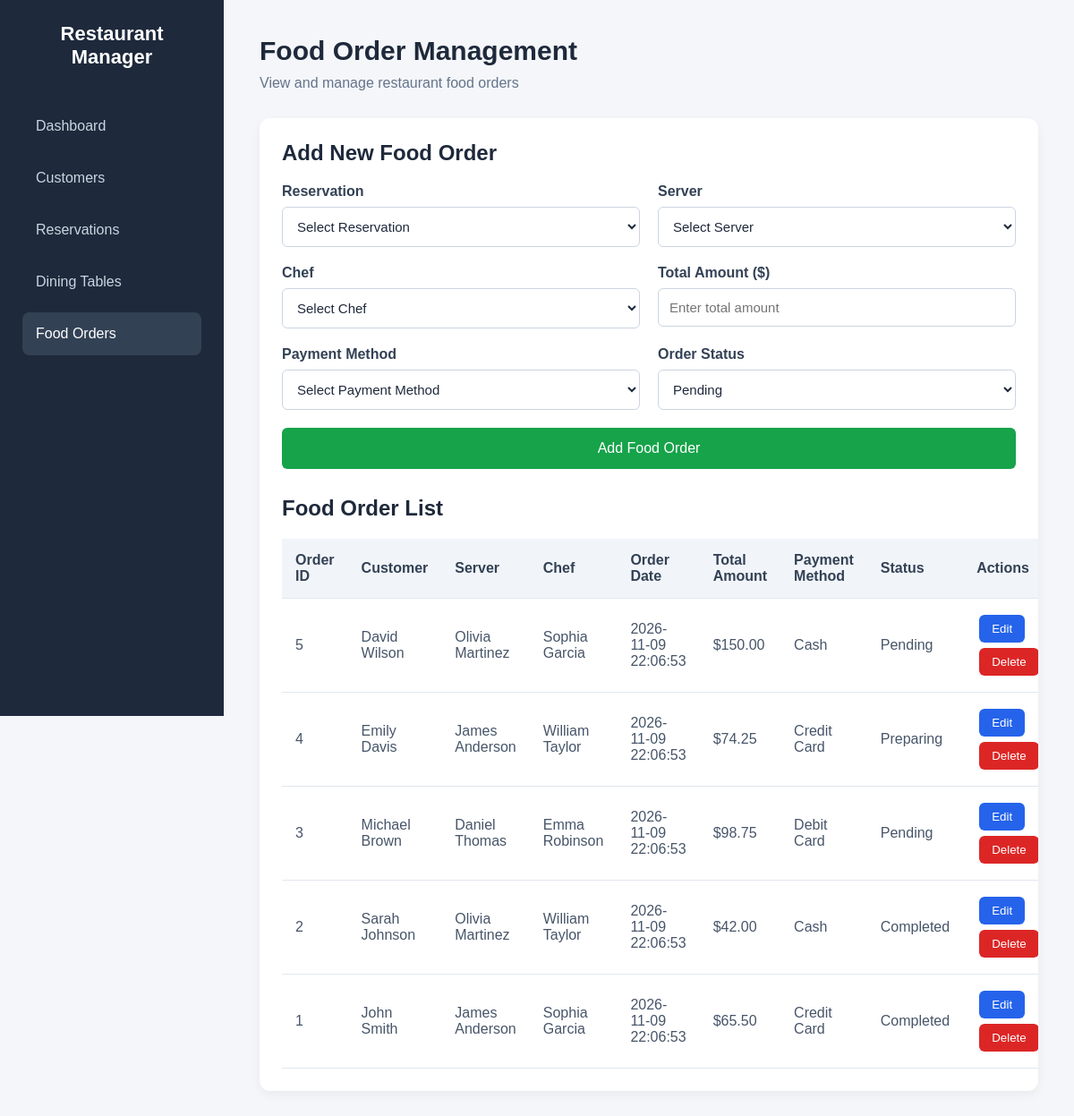
/orders.php, run on the app's committed database.
### tables this page shows
CREATE TABLE `FoodOrder` (
  `order_id` int NOT NULL AUTO_INCREMENT,
  `reservation_id` int NOT NULL,
  `server_id` int NOT NULL,
  `chef_id` int NOT NULL,
  `order_date` datetime DEFAULT CURRENT_TIMESTAMP,
  `total_amount` decimal(10,2) NOT NULL,
  `payment_method` enum('Cash','Credit Card','Debit Card') NOT NULL,
  `order_status` enum('Pending','Preparing','Served','Completed') DEFAULT 'Pending',
  PRIMARY KEY (`order_id`),
  KEY `reservation_id` (`reservation_id`),
  KEY `server_id` (`server_id`),
  KEY `chef_id` (`chef_id`),
  CONSTRAINT `foodorder_ibfk_1` FOREIGN KEY (`reservation_id`) REFERENCES `Reservation` (`reservation_id`) ON DELETE RESTRICT ON UPDATE CASCADE,
  CONSTRAINT `foodorder_ibfk_2` FOREIGN KEY (`server_id`) REFERENCES `Server` (`employee_id`) ON DELETE RESTRICT ON UPDATE CASCADE,
  CONSTRAINT `foodorder_ibfk_3` FOREIGN KEY (`chef_id`) REFERENCES `Chef` (`employee_id`) ON DELETE RESTRICT ON UPDATE CASCADE,
  CONSTRAINT `foodorder_chk_1` CHECK ((`total_amount` >= 0))
);

### orders.php (the view, shortened to what this page needs)
<?php
require_once "db_connection.php";
$sql = "
    SELECT
        f.order_id,
        f.reservation_id,
        f.server_id,
        f.chef_id,
        CONCAT(c.first_name, ' ', c.last_name) AS customer_name,
        CONCAT(s.first_name, ' ', s.last_name) AS server_name,
        CONCAT(ch.first_name, ' ', ch.last_name) AS chef_name,
        f.order_date,
        f.total_amount,
        f.payment_method,
        f.order_status
    FROM FoodOrder f
    INNER JOIN Reservation r
        ON f.reservation_id = r.reservation_id
    INNER JOIN Customer c
        ON r.customer_id = c.customer_id
    INNER JOIN Employee s
        ON f.server_id = s.employee_id
    INNER JOIN Employee ch
        ON f.chef_id = ch.employee_id
    ORDER BY f.order_id DESC
";
$result = $con->query($sql);
?>
<!DOCTYPE html>
<html lang="en">
<head>
    <link rel="stylesheet" href="css/style.css?v=9">
</head>
<body>
    <div class="sidebar">
        <h2>Restaurant Manager</h2>
        <nav>
            <a href="index.php">Dashboard</a>
            <a href="customers.php">Customers</a>
            <a href="reservations.php">Reservations</a>
            <a href="tables.php">Dining Tables</a>
            <a href="orders.php" class="active">Food Orders</a>
        </nav>
    </div>
    <div class="main-content">
        <header>
            <h1>Food Order Management</h1>
            <p>View and manage restaurant food orders</p>
        </header>
        <div class="customer-section">
            <h2>Add New Food Order</h2>
            <form id="addOrderForm">
                <div class="form-group">
                    <label for="order_reservation">Reservation</label>
                    <select id="order_reservation" name="reservation_id" required>
                        <option value="">Select Reservation</option>
                    </select>
                </div>
                <div class="form-group">
                    <label for="order_server">Server</label>
                    <select id="order_server" name="server_id" required>
                        <option value="">Select Server</option>
                    </select>
                </div>
                <div class="form-group">
                    <label for="order_chef">Chef</label>
                    <select id="order_chef" name="chef_id" required>
                        <option value="">Select Chef</option>
                    </select>
                </div>
                <div class="form-group">
                    <label for="total_amount">Total Amount ($)</label>
                    <input
                        type="number"
                        id="total_amount"
                        name="total_amount"
                        min="0"
                        max="99999999.99"
                        step="0.01"
                        placeholder="Enter total amount"
                        required
                    >
                </div>
                <div class="form-group">
                    <label for="payment_method">Payment Method</label>
                    <select id="payment_method" name="payment_method" required>
                        <option value="">Select Payment Method</option>
                    </select>
                </div>
                <div class="form-group">
                    <label for="order_status">Order Status</label>
                    <select id="order_status" name="order_status" required>
                        <option value="Pending">Pending</option>
                    </select>
                </div>
                <button type="submit" class="add-btn" id="submitOrderBtn">
                    Add Food Order
                </button>
            </form>
            <h2 class="list-heading">Food Order List</h2>
            <table class="customer-table">
                <thead>
                    <tr>
                        <th>Order ID</th>
                        <th>Customer</th>
                        <th>Server</th>
                        <th>Chef</th>
                        <th>Order Date</th>
                        <th>Total Amount</th>
                        <th>Payment Method</th>
                        <th>Status</th>
                        <th>Actions</th>
                    </tr>
                </thead>
                <tbody>
                    <?php if ($result->num_rows > 0): ?>
                        <?php while ($row = $result->fetch_assoc()): ?>
                            <tr>
                                <td>
                                    <?php echo (int)$row['order_id']; ?>
                                </td>
                                <td>
                                    <?php echo htmlspecialchars(
                                        $row['customer_name'],
                                        ENT_QUOTES,
                                        'UTF-8'
                                    ); ?>
                                </td>
                                <td>
                                    <?php echo htmlspecialchars(
                                        $row['server_name'],
                                        ENT_QUOTES,
                                        'UTF-8'
                                    ); ?>
                                </td>
                                <td>
                                    <?php echo htmlspecialchars(
                                        $row['chef_name'],
                                        ENT_QUOTES,
                                        'UTF-8'
                                    ); ?>
                                </td>
                                <td>
                                    <?php echo htmlspecialchars(
                                        $row['order_date'],
                                        ENT_QUOTES,
                                        'UTF-8'
                                    ); ?>
                                </td>
                                <td>
                                    $<?php echo number_format(
                                        (float)$row['total_amount'],
                                        2
                                    ); ?>
                                </td>
                                <td>
                                    <?php echo htmlspecialchars(
                                        $row['payment_method'],
                                        ENT_QUOTES,
                                        'UTF-8'
                                    ); ?>
                                </td>
                                <td>
                                    <?php echo htmlspecialchars(
                                        $row['order_status'],
                                        ENT_QUOTES,
                                        'UTF-8'
                                    ); ?>
                                </td>
                                <td>
                                    <button
                                        type="button"
                                        class="order-edit-btn edit-btn"
                                        data-id="<?php echo (int)$row['order_id']; ?>"
                                        data-reservation-id="<?php echo (int)$row['reservation_id']; ?>"
                                        data-server-id="<?php echo (int)$row['server_id']; ?>"
                                        data-chef-id="<?php echo (int)$row['chef_id']; ?>"
                                        data-total="<?php echo htmlspecialchars($row['total_amount'], ENT_QUOTES, 'UTF-8'); ?>"
                                        data-payment="<?php echo htmlspecialchars($row['payment_method'], ENT_QUOTES, 'UTF-8'); ?>"
                                        data-status="<?php echo htmlspecialchars($row['order_status'], ENT_QUOTES, 'UTF-8'); ?>"
                                    >
                                        Edit
                                    </button>
                                    <button
                                        type="button"
                                        class="order-delete-btn delete-btn"
                                        data-id="<?php echo (int)$row['order_id']; ?>"
                                        data-name="<?php echo htmlspecialchars($row['customer_name'], ENT_QUOTES, 'UTF-8'); ?>"
                                    >
                                        Delete
                                    </button>
                                </td>
                            </tr>
                        <?php endwhile; ?>
                    <?php endif; ?>
                </tbody>
            </table>
        </div>
    </div>
</body>
</html>

### css/style.css (style rules this page uses)
* { margin: 0; padding: 0; box-sizing: border-box; font-family: Arial, sans-serif; }
body { display: flex; background-color: #f4f6f9; }
.sidebar { width: 250px; height: 100vh; background-color: #1e293b; color: white; padding: 25px; position: fixed; }
.sidebar h2 { font-size: 22px; margin-bottom: 40px; text-align: center; }
.sidebar nav a { display: block; color: #cbd5e1; text-decoration: none; padding: 15px; margin-bottom: 10px; border-radius: 8px; transition: 0.3s; }
.sidebar nav a:hover, .sidebar nav a.active { background-color: #334155; color: white; }
.main-content { margin-left: 250px; padding: 40px; width: calc(100% - 250px); }
header h1 { font-size: 30px; color: #1e293b; }
header p { margin-top: 10px; color: #64748b; }
.customer-section { background: white; padding: 25px; border-radius: 12px; margin-top: 30px; box-shadow: 0 4px 12px rgba(0, 0, 0, 0.05); overflow-x: auto; }
.customer-section h2 { margin-bottom: 20px; color: #1e293b; }
.customer-table { width: 100%; border-collapse: collapse; min-width: 650px; }
.customer-table th, .customer-table td { padding: 15px; text-align: left; border-bottom: 1px solid #e2e8f0; }
.customer-table th { background: #f1f5f9; color: #334155; }
.customer-table td { color: #475569; }
.edit-btn, .delete-btn { border: none; padding: 8px 14px; border-radius: 6px; margin: 3px; color: white; }
.edit-btn { background: #2563eb; }
.delete-btn { background: #dc2626; }
.form-group { display: flex; flex-direction: column; }
.form-group label { font-weight: bold; margin-bottom: 8px; color: #334155; }
.form-group input { padding: 12px; border: 1px solid #cbd5e1; border-radius: 6px; font-size: 15px; width: 100%; }
.add-btn { background-color: #16a34a; color: white; border: none; padding: 12px 20px; border-radius: 6px; font-size: 16px; cursor: pointer; grid-column: 1 / -1; }
.list-heading { margin-top: 30px; }
.edit-btn:not(:disabled) { cursor: pointer; }
#addOrderForm { display: grid; grid-template-columns: repeat(2, minmax(0, 1fr)); gap: 20px; margin-bottom: 25px; }
#addOrderForm .form-group { display: flex; flex-direction: column; }
#addOrderForm .form-group label { font-weight: bold; margin-bottom: 8px; color: #334155; }
#addOrderForm input, #addOrderForm select { width: 100%; min-width: 0; padding: 12px; border: 1px solid #cbd5e1; border-radius: 6px; font-size: 15px; background-color: white; color: #1e293b; }
#addOrderForm .add-btn { width: 100%; grid-column: 1 / -1; background-color: #16a34a; color: white; border: none; padding: 14px 20px; border-radius: 6px; font-size: 16px; font-weight: 500; cursor: pointer; }

### data on the page
foodorder: order_id "5", customer_name "David Wilson", server_name "Olivia Martinez", chef_name "Sophia Garcia", order_date "2026-11-09 22:06:53", total_amount "150.00", payment_method "Cash", order_status "Pending"
foodorder: order_id "4", customer_name "Emily Davis", server_name "James Anderson", chef_name "William Taylor", order_date "2026-11-09 22:06:53", total_amount "74.25", payment_method "Credit Card", order_status "Preparing"
foodorder: order_id "3", customer_name "Michael Brown", server_name "Daniel Thomas", chef_name "Emma Robinson", order_date "2026-11-09 22:06:53", total_amount "98.75", payment_method "Debit Card", order_status "Pending"
foodorder: order_id "2", customer_name "Sarah Johnson", server_name "Olivia Martinez", chef_name "William Taylor", order_date "2026-11-09 22:06:53", total_amount "42.00", payment_method "Cash", order_status "Completed"
foodorder: order_id "1", customer_name "John Smith", server_name "James Anderson", chef_name "Sophia Garcia", order_date "2026-11-09 22:06:53", total_amount "65.50", payment_method "Credit Card", order_status "Completed"
